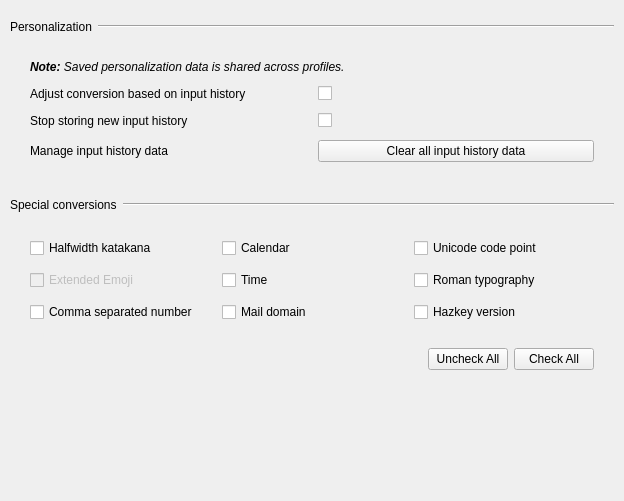
         <widget class="QWidget" name="convertionTabScrollContents">
          <property name="geometry">
           <rect>
            <x>0</x>
            <y>0</y>
            <width>624</width>
            <height>501</height>
           </rect>
          </property>
          <layout class="QVBoxLayout" name="conversionTabScrollContentsLayout">
           <property name="leftMargin">
            <number>10</number>
           </property>
           <property name="topMargin">
            <number>10</number>
           </property>
           <property name="rightMargin">
            <number>10</number>
           </property>
           <property name="bottomMargin">
            <number>10</number>
           </property>
           <item>
            <layout class="QHBoxLayout" name="personalizationHeader">
             <property name="topMargin">
              <number>10</number>
             </property>
             <property name="bottomMargin">
              <number>10</number>
             </property>
             <item>
              <widget class="QLabel" name="personalizationHeaderLabel">
               <property name="text">
                <string>Personalization</string>
               </property>
              </widget>
             </item>
             <item>
              <widget class="Line" name="personalizationHeaderLine">
               <property name="sizePolicy">
                <sizepolicy hsizetype="Expanding" vsizetype="Fixed">
                 <horstretch>0</horstretch>
                 <verstretch>0</verstretch>
                </sizepolicy>
               </property>
               <property name="orientation">
                <enum>Qt::Orientation::Horizontal</enum>
               </property>
              </widget>
             </item>
            </layout>
           </item>
           <item>
            <layout class="QGridLayout" name="personalizationGrid">
             <property name="leftMargin">
              <number>20</number>
             </property>
             <property name="topMargin">
              <number>10</number>
             </property>
             <property name="rightMargin">
              <number>20</number>
             </property>
             <property name="bottomMargin">
              <number>20</number>
             </property>
             <property name="spacing">
              <number>12</number>
             </property>
             <item row="3" column="0">
              <widget class="QLabel" name="manageLearningLabel">
               <property name="text">
                <string>Manage input history data</string>
               </property>
              </widget>
             </item>
             <item row="3" column="1">
              <widget class="QPushButton" name="clearLearningData">
               <property name="text">
                <string>Clear all input history data</string>
               </property>
              </widget>
             </item>
             <item row="0" column="0" colspan="2">
              <widget class="QLabel" name="personalizationNote">
               <property name="font">
                <font>
                 <italic>true</italic>
                </font>
               </property>
               <property name="text">
                <string>&lt;html&gt;&lt;head/&gt;&lt;body&gt;&lt;p&gt;&lt;span style=&quot; font-weight:700;&quot;&gt;Note:&lt;/span&gt; Saved personalization data is shared across profiles.&lt;/p&gt;&lt;/body&gt;&lt;/html&gt;</string>
               </property>
              </widget>
             </item>
             <item row="1" column="0">
              <widget class="QLabel" name="useHistoryLabel">
               <property name="text">
                <string>Adjust conversion based on input history</string>
               </property>
              </widget>
             </item>
             <item row="2" column="0">
              <widget class="QLabel" name="stopStoreNewHistoryLabel">
               <property name="text">
                <string>Stop storing new input history</string>
               </property>
              </widget>
             </item>
             <item row="1" column="1">
              <widget class="QCheckBox" name="useHistory"/>
             </item>
             <item row="2" column="1">
              <widget class="QCheckBox" name="stopStoreNewHistory"/>
             </item>
            </layout>
           </item>
           <item>
            <layout class="QHBoxLayout" name="specialConversionHeader">
             <property name="topMargin">
              <number>10</number>
             </property>
             <property name="bottomMargin">
              <number>10</number>
             </property>
             <item>
              <widget class="QLabel" name="specialConvertionHeaderLabel">
               <property name="text">
                <string>Special conversions</string>
               </property>
              </widget>
             </item>
             <item>
              <widget class="Line" name="specialConvertHeaderLine">
               <property name="sizePolicy">
                <sizepolicy hsizetype="Expanding" vsizetype="Fixed">
                 <horstretch>0</horstretch>
                 <verstretch>0</verstretch>
                </sizepolicy>
               </property>
               <property name="orientation">
                <enum>Qt::Orientation::Horizontal</enum>
               </property>
              </widget>
             </item>
            </layout>
           </item>
           <item>
            <layout class="QGridLayout" name="specialConversionsGrid">
             <property name="leftMargin">
              <number>20</number>
             </property>
             <property name="topMargin">
              <number>10</number>
             </property>
             <property name="rightMargin">
              <number>20</number>
             </property>
             <property name="bottomMargin">
              <number>10</number>
             </property>
             <property name="spacing">
              <number>12</number>
             </property>
             <item row="1" column="2">
              <widget class="QCheckBox" name="romanTypographyConversion">
               <property name="text">
                <string>Roman typography</string>
               </property>
              </widget>
             </item>
             <item row="2" column="1">
              <widget class="QCheckBox" name="mailDomainConversion">
               <property name="text">
                <string>Mail domain</string>
               </property>
              </widget>
             </item>
             <item row="0" column="2">
              <widget class="QCheckBox" name="unicodeCodePointConversion">
               <property name="text">
                <string>Unicode code point</string>
               </property>
              </widget>
             </item>
             <item row="1" column="1">
              <widget class="QCheckBox" name="timeConversion">
               <property name="text">
                <string>Time</string>
               </property>
              </widget>
             </item>
             <item row="2" column="2">
              <widget class="QCheckBox" name="hazkeyVersionConversion">
               <property name="text">
                <string>Hazkey version</string>
               </property>
              </widget>
             </item>
             <item row="2" column="0">
              <widget class="QCheckBox" name="commaSeparatedNumCoversion">
               <property name="text">
                <string>Comma separated number</string>
               </property>
              </widget>
             </item>
             <item row="0" column="1">
              <widget class="QCheckBox" name="calendarConversion">
               <property name="text">
                <string>Calendar</string>
               </property>
              </widget>
             </item>
             <item row="0" column="0">
              <widget class="QCheckBox" name="halfwidthKatakanaConversion">
               <property name="text">
                <string>Halfwidth katakana</string>
               </property>
              </widget>
             </item>
             <item row="1" column="0">
              <widget class="QCheckBox" name="extendedEmojiConversion">
               <property name="enabled">
                <bool>false</bool>
               </property>
               <property name="text">
                <string>Extended Emoji</string>
               </property>
              </widget>
             </item>
            </layout>
           </item>
           <item>
            <layout class="QHBoxLayout" name="specialConversionsActions">
             <property name="leftMargin">
              <number>20</number>
             </property>
             <property name="topMargin">
              <number>10</number>
             </property>
             <property name="rightMargin">
              <number>20</number>
             </property>
             <property name="bottomMargin">
              <number>20</number>
             </property>
             <item>
              <spacer name="horizontalSpacer">
               <property name="orientation">
                <enum>Qt::Orientation::Horizontal</enum>
               </property>
               <property name="sizeHint" stdset="0">
                <size>
                 <width>40</width>
                 <height>20</height>
                </size>
               </property>
              </spacer>
             </item>
             <item>
              <widget class="QPushButton" name="uncheckAllConversion">
               <property name="text">
                <string>Uncheck All</string>
               </property>
              </widget>
             </item>
             <item>
              <widget class="QPushButton" name="checkAllConversion">
               <property name="text">
                <string>Check All</string>
               </property>
              </widget>
             </item>
            </layout>
           </item>
           <item>
            <spacer name="conversionTabBottomSpacer">
             <property name="orientation">
              <enum>Qt::Orientation::Vertical</enum>
             </property>
             <property name="sizeHint" stdset="0">
              <size>
               <width>20</width>
               <height>26</height>
              </size>
             </property>
            </spacer>
           </item>
          </layout>
         </widget>
